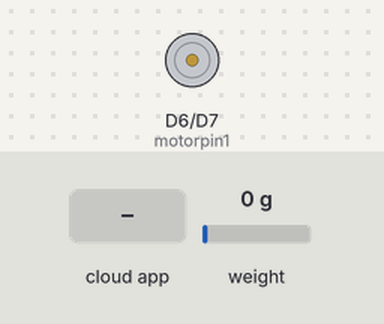
Simulated run of this sketch. Board: Arduino MKR. On the bench: motor-driver pin pairs drawn as motors (green arrow = first pin HIGH = forward, orange = second pin HIGH = backward, longer = more drive). The test bench sets the inputs (shaded band); at power-on: weight on the scale 0 g. WiFi joins after 1.5 s; servers stay silent unless stated.

Above: at 8.1 s.
8.2 s: the phone or cloud app sets feed to 1
At 9.2 s:
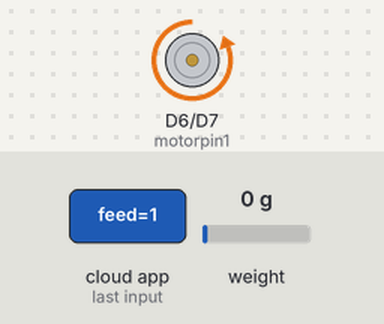
11.2 s: the phone or cloud app sets maintenance to 1
At 22.6 s:
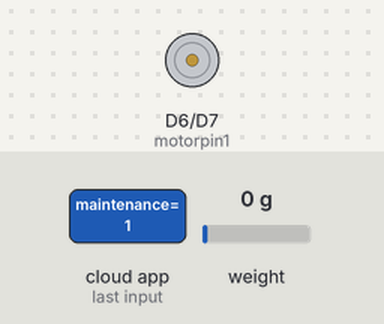
Timing chart, 0 to 23.4 s (numbered marks = the images above; inputs shaded):
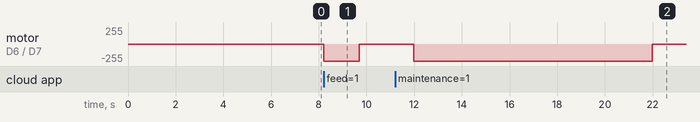

Measured:
- after the input at 8.2 s, motor on D6 (motorpin1) / D7 (motorpin2): stopped → backward 255/255 at once, → stopped 1.5 s later
- after the input at 11.2 s, motor on D6 (motorpin1) / D7 (motorpin2): stopped → backward 255/255 after 0.78 s, → stopped 10.0 s later

The sketch:

Functional_Code.ino
```cpp
#include "arduino_secrets.h"
/*
  Sketch generated by the Arduino IoT Cloud Thing "Untitled"
  https://create.arduino.cc/cloud/things/fa6658c8-73c7-4a1c-b57c-180383b97aa6

  Arduino IoT Cloud Variables description

  The following variables are automatically generated and updated when changes are made to the Thing

  float weight;
  CloudSwitch feed;
  int reset_counter;
  bool change;
  bool maintenance;
  bool no_Food;
  bool reset_Weight;

  Variables which are marked as READ/WRITE in the Cloud Thing will also have functions
  which are called when their values are changed from the Dashboard.
  These functions are generated with the Thing and added at the end of this sketch.
*/

// Including All required Libaries to allow the code to work.
// Download required libary in Arduino IDE
#include "thingProperties.h"
#include <HX711_ADC.h>
HX711_ADC LoadCell(4, 5);

// Defining Variables
int motorpin1 = 6;
int motorpin2 = 7;
bool i;
float x = 35; //Adjust for weight Calibration
int counter = 0;
int Timer = 0;
bool Timer_Start;

void setup() {
  // Initialize serial and wait for port to open:
  Serial.begin(9600);
  reset_counter = 0;
  //Setting motor pin mode
  pinMode(motorpin1, OUTPUT);
  pinMode(motorpin2, OUTPUT);

  // This delay gives the chance to wait for a Serial Monitor without blocking if none is found
  delay(1500);

  // Defined in thingProperties.h
  initProperties();

  // Connect to Arduino IoT Cloud
  ArduinoCloud.begin(ArduinoIoTPreferredConnection);

  /*
     The following function allows you to obtain more information
     related to the state of network and IoT Cloud connection and errors
     the higher number the more granular information you’ll get.
     The default is 0 (only errors).
     Maximum is 4
 */
  setDebugMessageLevel(2);
  ArduinoCloud.printDebugInfo();

  LoadCell.begin(); // start connection to HX711
  LoadCell.start(2000); // load cells gets 1000ms of time to stabilize
  /////////////////////////////////////
  LoadCell.setCalFactor(x); // Calibarate your LOAD CELL with 100g weight, and change the value according to readings
  /////////////////////////////////////
  delay(1500);
}

/////////////////////////////////////////////////////////////////////////////////////////////
void loop() {

 ArduinoCloud.update();

 LoadCell.update(); // retrieves data from the load cell
 weight = LoadCell.getData()* -1; // get output value
   //Serial.println(weight); for testing
   //Serial.println(Timer); for testing
  no_Food = false;


  if (weight<=0){
  weight = 0;
  }

    if (Timer_Start == true){
      Timer++;
    }

    if (Timer == 10000){
    //Serial.println("Weight has restarted");  for testing
       LoadCell.begin();
  // Add your code here to act upon ResetWeight change
   LoadCell.start(2000); // load cells gets 1000ms of time to stabilize
  /////////////////////////////////////
  LoadCell.setCalFactor(x); // Calibarate your LOAD CELL with 100g weight, and change the
      Timer_Start = false;
      Timer = 0;
      reset_counter = reset_counter + 1;
    }
  }

////////////////////////////////////////////////////////////////////////////////////


/*
  Since Feed is READ_WRITE variable, onFeedChange() is
  executed every time a new value is received from IoT Cloud.
*/
void onFeedChange()  {

  feed == true;
   i = true;
   Timer_Start = true;
  //  Timer_Start = true;
  //Serial.println(weight);
    if (feed == true){
      analogWrite(motorpin1, 0);
      analogWrite(motorpin2, 255);
      delay(1500);
      analogWrite(motorpin1, 0);
      analogWrite(motorpin2, 0);
      feed == false;
  }

   LoadCell.update(); // retrieves data from the load cell

   weight = LoadCell.getData()* -1; // get output value
  if (weight<=0){
  weight = 0;
 }
  while (i == true){
     counter++; // Used for a short amount of time to activate the if loops and conditions
     //Serial.println(weight); // only for debugging CODE! Turn off when done
     LoadCell.update(); // retrieves data from the load cell
     weight = LoadCell.getData()*-1; // get output value

      //Serial.println(counter); // only for debugging CODE! Turn off when done

     delay(380);

    if (weight <=20 && counter == 6 ){
      i = false;
      no_Food = true;
      counter = 0;
     // Serial.println(weight); // only for debugging CODE! Turn off when done
    }

    else if (weight >=21 && counter == 6 ){
      i=false;
      counter=0;
     // Serial.println(weight); // only for debugging CODE! Turn off when done
    }
  }
}


/*
  Since ResetWeight is READ_WRITE variable, onResetWeightChange() is
  executed every time a new value is received from IoT Cloud.
*/
void onResetWeightChange()  {

  reset_Weight == true;

  if (reset_Weight == true ){
    LoadCell.begin();
  // Add your code here to act upon ResetWeight change
   LoadCell.start(2000); // load cells gets 1000ms of time to stabilize
  /////////////////////////////////////
  LoadCell.setCalFactor(x); // Calibarate your LOAD CELL with 100g weight, and change the
    reset_Weight == false;
    change = false;
    i = false;
    Timer_Start = false;
    Timer = 0;
    reset_counter = 0;
  }
}

/*
  Since NoFood is READ_WRITE variable, onNoFoodChange() is
  executed every time a new value is received from IoT Cloud.
*/
void onNoFoodChange()  {


}


/*
  Since Weight is READ_WRITE variable, onWeightChange() is
  executed every time a new value is received from IoT Cloud.
*/
void onWeightChange()  {
  // Add your code here to act upon Weight change
}


/*
  Since Maintenance is READ_WRITE variable, onMaintenanceChange() is
  executed every time a new value is received from IoT Cloud.
*/
void onMaintenanceChange()  {
  // Add your code here to act upon Maintenance change
  maintenance == true;
  if (maintenance == true){
      analogWrite(motorpin1, 0);
      analogWrite(motorpin2, 255);
      delay(10000);
      analogWrite(motorpin1, 0);
      analogWrite(motorpin2, 0);
      maintenance == false;
  }
}
```

arduino_secrets.h
```cpp
#define SECRET_OPTIONAL_PASS ""
#define SECRET_SSID ""
```

thingProperties.h
```cpp
// Code generated by Arduino IoT Cloud, DO NOT EDIT.

#include <ArduinoIoTCloud.h>
#include <Arduino_ConnectionHandler.h>

const char SSID[]     = SECRET_SSID;    // Network SSID (name)
const char PASS[]     = SECRET_OPTIONAL_PASS;    // Network password (use for WPA, or use as key for WEP)

void onFeedChange();
void onMaintenanceChange();
void onNoFoodChange();
void onResetWeightChange();

float weight;
CloudSwitch feed;
int reset_counter;
bool change;
bool maintenance;
bool no_Food;
bool reset_Weight;

void initProperties(){

  ArduinoCloud.addProperty(weight, READ, ON_CHANGE, NULL);
  ArduinoCloud.addProperty(feed, READWRITE, ON_CHANGE, onFeedChange);
  ArduinoCloud.addProperty(reset_counter, READ, ON_CHANGE, NULL);
  ArduinoCloud.addProperty(change, READ, ON_CHANGE, NULL);
  ArduinoCloud.addProperty(maintenance, READWRITE, ON_CHANGE, onMaintenanceChange);
  ArduinoCloud.addProperty(no_Food, READWRITE, ON_CHANGE, onNoFoodChange);
  ArduinoCloud.addProperty(reset_Weight, READWRITE, ON_CHANGE, onResetWeightChange);


}

WiFiConnectionHandler ArduinoIoTPreferredConnection(SSID, PASS);
```
